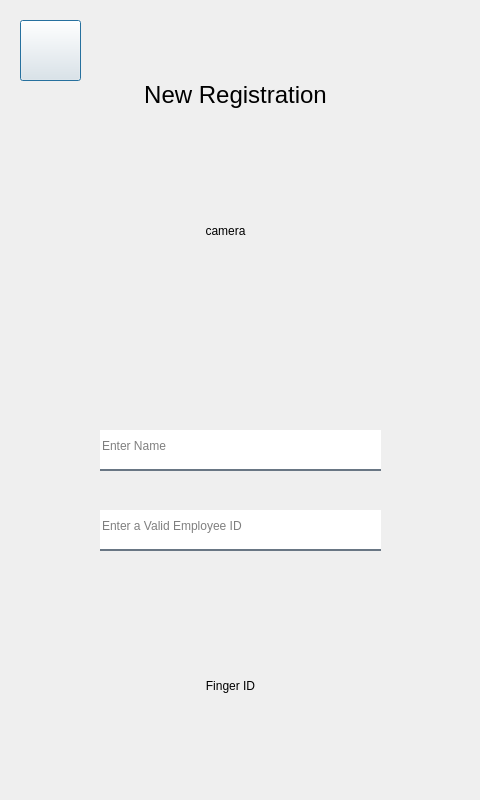
<?xml version="1.0" encoding="UTF-8"?>
<ui version="4.0">
 <class>addNew</class>
 <widget class="QDialog" name="addNew">
  <property name="geometry">
   <rect>
    <x>0</x>
    <y>0</y>
    <width>480</width>
    <height>800</height>
   </rect>
  </property>
  <property name="windowTitle">
   <string>Dialog</string>
  </property>
  <widget class="QLineEdit" name="lineEdit">
   <property name="geometry">
    <rect>
     <x>100</x>
     <y>430</y>
     <width>281</width>
     <height>41</height>
    </rect>
   </property>
   <property name="styleSheet">
    <string notr="true">background-color: gba(0,0,0,0);
border:none;
border-bottom:2px solid rgba(105,118,132,255);
font: 12pt &quot;MS Shell Dlg 2&quot;;
padding-bottom:7px;</string>
   </property>
   <property name="placeholderText">
    <string>Enter Name</string>
   </property>
  </widget>
  <widget class="QLineEdit" name="lineEdit_2">
   <property name="geometry">
    <rect>
     <x>100</x>
     <y>510</y>
     <width>281</width>
     <height>41</height>
    </rect>
   </property>
   <property name="styleSheet">
    <string notr="true">background-color: gba(0,0,0,0);
border:none;
border-bottom:2px solid rgba(105,118,132,255);
font: 12pt &quot;MS Shell Dlg 2&quot;;
padding-bottom:7px;</string>
   </property>
   <property name="placeholderText">
    <string>Enter a Valid Employee ID</string>
   </property>
  </widget>
  <widget class="QLabel" name="label">
   <property name="geometry">
    <rect>
     <x>100</x>
     <y>40</y>
     <width>271</width>
     <height>111</height>
    </rect>
   </property>
   <property name="text">
    <string>&lt;html&gt;&lt;head/&gt;&lt;body&gt;&lt;p align=&quot;center&quot;&gt;&lt;span style=&quot; font-size:18pt;&quot;&gt;New Registration&lt;/span&gt;&lt;/p&gt;&lt;/body&gt;&lt;/html&gt;</string>
   </property>
  </widget>
  <widget class="QLabel" name="label_2">
   <property name="geometry">
    <rect>
     <x>170</x>
     <y>640</y>
     <width>121</width>
     <height>91</height>
    </rect>
   </property>
   <property name="text">
    <string>Finger ID</string>
   </property>
   <property name="alignment">
    <set>Qt::AlignCenter</set>
   </property>
  </widget>
  <widget class="QLabel" name="label_3">
   <property name="geometry">
    <rect>
     <x>150</x>
     <y>170</y>
     <width>151</width>
     <height>121</height>
    </rect>
   </property>
   <property name="text">
    <string>camera</string>
   </property>
   <property name="alignment">
    <set>Qt::AlignCenter</set>
   </property>
  </widget>
  <widget class="QPushButton" name="back">
   <property name="geometry">
    <rect>
     <x>20</x>
     <y>20</y>
     <width>61</width>
     <height>61</height>
    </rect>
   </property>
   <property name="font">
    <font>
     <pointsize>22</pointsize>
     <weight>75</weight>
     <bold>true</bold>
    </font>
   </property>
   <property name="styleSheet">
    <string notr="true">image: url(:/backButtonVector/backButtonVec.png);</string>
   </property>
   <property name="text">
    <string/>
   </property>
  </widget>
 </widget>
 <resources>
  <include location="backButton.qrc"/>
 </resources>
 <connections/>
</ui>
